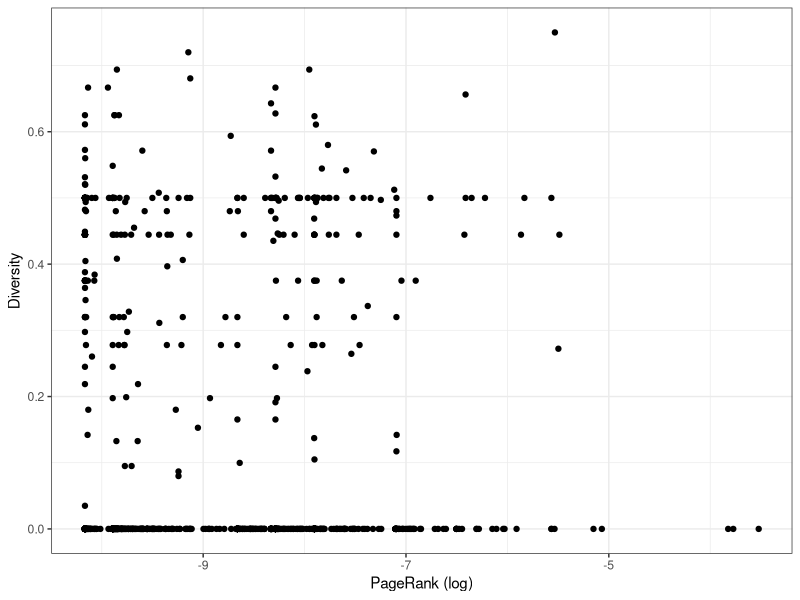
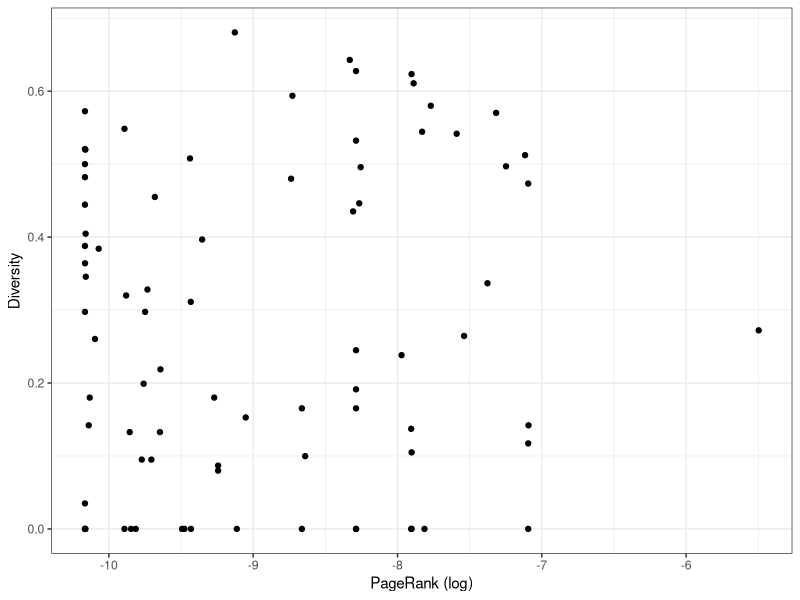
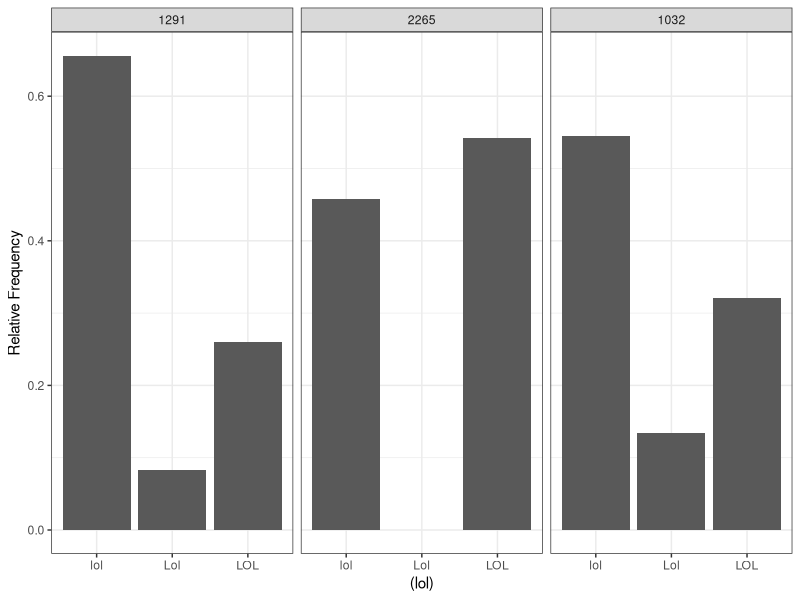
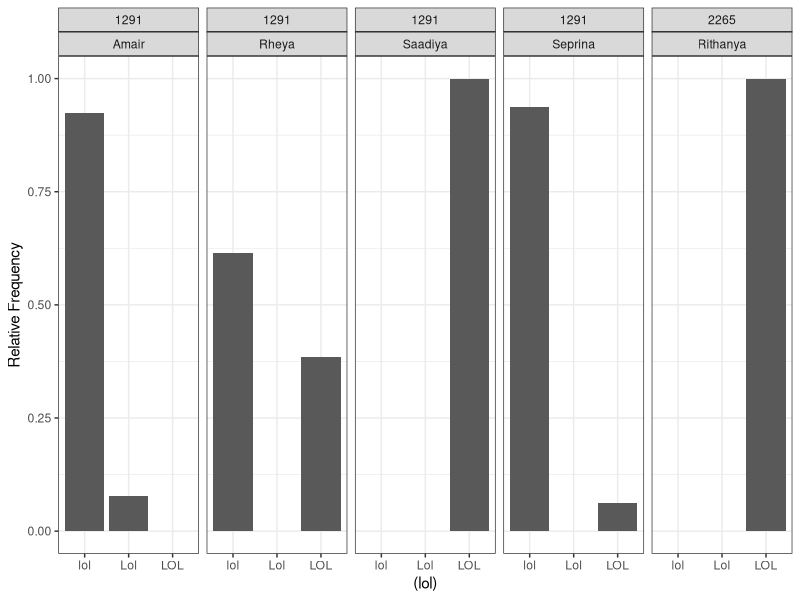
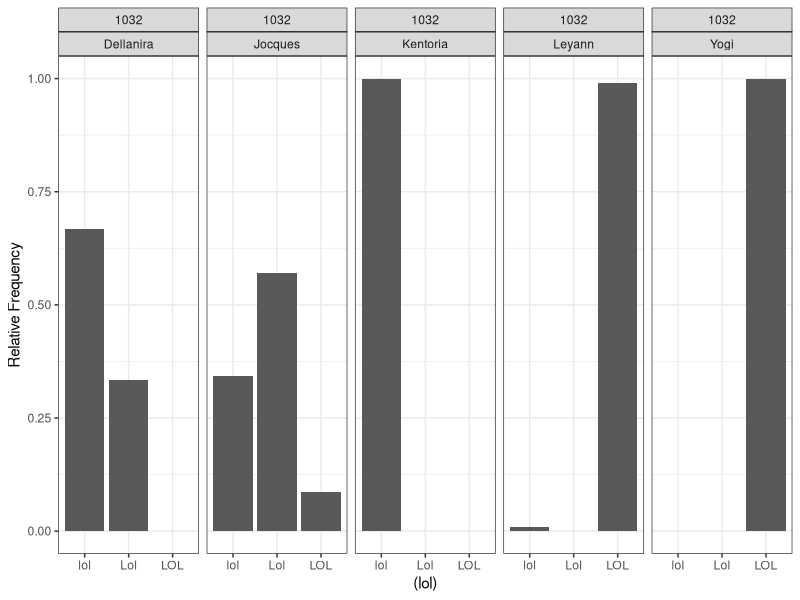
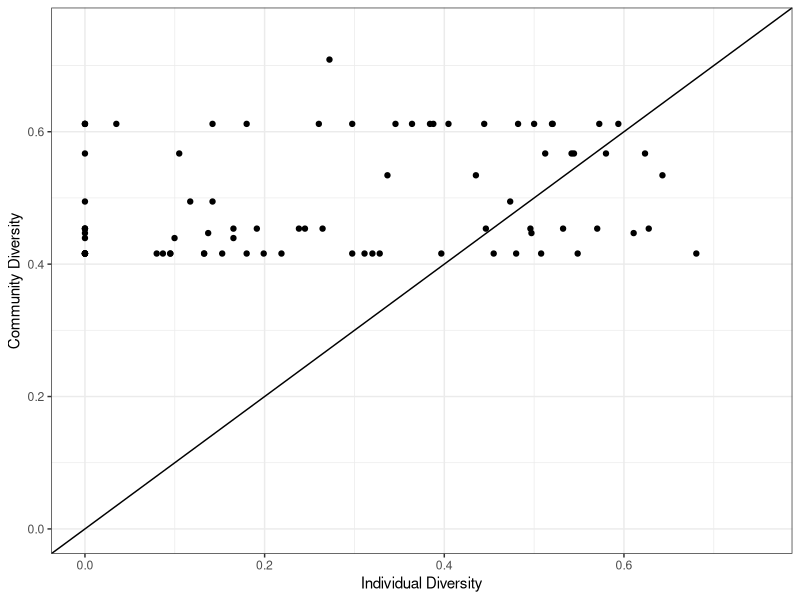

The R source for these figures, in order:
#############################################################
#                                                           #
# This script analyzes Twitter data for variation of the    #
# linguistic variable (lol). Script should be run from the  #
# LaTeX write-up using knitr                                #
#                                                           #
# -Joshua McNeill (joshua dot mcneill at uga dot edu)       #
#                                                           #
#############################################################

## ---- load_packages_functions_data ----
library(knitr)
library(tools)
library(vegan)
library(ggplot2)

# Remove scientific notation
options(scipen = 999)

## Functions
# Get the Simpson's index of diversity for tokens of (lol)
getDiversity <- function(variants){
  divSimpson <- diversity(table(variants), index = "simpson")
  return(divSimpson)
}

# Get Simpson's index of diversity and centrality for each user individually
getDivByCent <- function(df, speaker, variable, centrality){
  diversities <- aggregate(eval(parse(text = paste0(df, "$", variable))),
                           list(eval(parse(text = paste0(df, "$", speaker)))),
                           getDiversity)
  centralities <- aggregate(eval(parse(text = paste0(df, "$", centrality))),
                            list(eval(parse(text = paste0(df, "$", speaker)))),
                            unique)
  divByCent <- merge(centralities, diversities, by = 1)
  colnames(divByCent) <- c(toTitleCase(speaker), toTitleCase(centrality), "Diversity")
  return(divByCent)
}

# Draw a scatter plot comparing Simpon's index of diversity and a centrality measure
graphDivByCent <- function(df, centrality) {
  divByCent <- getDivByCent(df, "utilisateur", "lol", centrality)
  colnames(divByCent) <- c("User", colnames(divByCent)[2:3])
  ggplot(divByCent,
         aes(x = log(eval(parse(text = toTitleCase(centrality)))),
             y = Diversity)) +
    theme_bw() +
    labs(x = paste(toTitleCase(centrality), "(log)")) +
    geom_point()
}

# Draw a bar graph for the distribution of (lol) for a set of users
graphlolDistUsers <- function(df) {
  ggplot(df,
         aes(x = lol)) +
    facet_wrap(. ~ df$communaute + df$utilisateur, ncol = 5) +
    labs(x = "(lol)", y = "Relative Frequency") +
    theme_bw() +
    geom_bar(aes(y = ..count.. / sapply(PANEL, FUN=function(x) sum(count[PANEL == x]))))
}

# Get the mode of a vector
getMode <- function(vector) {
  types <- unique(vector)
  types[which.max(tabulate(match(vector, types)))]
}

## Data
tweets <- read.csv("data/tweetsAnon.csv")
# Subset by orthographic variants of <lol> only
lol <- subset(tweets, grepl("l+(o+|u+|e+|a+w+)l+",
                            lol, perl = TRUE, ignore.case = TRUE))

# Identify active users, producing at least 10 tokens
Active <- data.frame(table(lol$utilisateur) >= 10)
Active$User <- row.names(Active)
usersActive <- Active[Active$table.lol.utilisateur.....10 == TRUE, 2]
rm(Active)
lolActive <- lol[is.element(lol$utilisateur, usersActive),]

# Create a data frame summarizing each community
communitiesModes <- aggregate(lol$lol, list(lol$communaute), getMode)
communitiesDivs <- aggregate(lol$lol, list(lol$communaute), getDiversity)
communitiesSize <- aggregate(lol$utilisateur, list(lol$communaute), unique)
communitiesSize[,3] <- sapply(communitiesSize$x, length)
communitiesModesDivs <- merge(communitiesModes, communitiesDivs, by = 1)
communitiesSummary <- merge(communitiesModesDivs, communitiesSize, by = 1)
rm(list = c("communitiesModes", "communitiesDivs", "communitiesSize", "communitiesModesDivs"))
colnames(communitiesSummary) <- c("Community", "Mode", "Diversity", "Users", "Size")

# Create a data frame summarizing each user
usersCommunities <- aggregate(lol$communaute, list(lol$utilisateur), function(x) head(x, n = 1))
usersModes <- aggregate(lol$lol, list(lol$utilisateur), getMode)
usersDivByCent <- getDivByCent("lol", "utilisateur", "lol", "PageRank")
usersCommsModes <- merge(usersCommunities, usersModes, by = 1)
usersSummary <- merge(usersCommsModes, usersDivByCent, by = 1)
usersSummary$Tokens <- table(lol$utilisateur)
rm(list = c("usersCommunities", "usersModes", "usersDivByCent", "usersCommsModes"))
colnames(usersSummary) <- c("User", "Community", "Mode", "PageRank", "Diversity", "Tokens")
usersSummary <- merge(usersSummary, communitiesSummary[, c("Community", "Diversity")], by = "Community")
colnames(usersSummary) <- c("Community", "User", "Mode", "PageRank", "Diversity", "Tokens", "Diversity_Comm")

# Create a data frame summarizing community 2265
usersSummary2265 <- usersSummary[usersSummary$Community == 2265,]

# Create a data frame summarizing active users, producing at least 10 tokens
usersSummaryActive <- usersSummary[usersSummary$Tokens >= 10,]

# Subset data frame including only communities that users with the 5 highest and
# 5 lowest PageRanks belong to
lolDistComms <- lol[lol$communaute == 2265 |
                    lol$communaute == 1291 |
                    lol$communaute == 1032,]
# Grab only variants of (lol) over 1
variants <- table(lolDistComms$lol)
variantsGT <- names(variants[variants > 5])
variantsLT <- names(variants[variants <= 5])
lolDistComms <- lolDistComms[lolDistComms$lol == "lol" |
                             lolDistComms$lol == "Lol" |
                             lolDistComms$lol == "LOL",]

# Subset data frame including only users with the 5 highest PageRanks
lolDistUsersHigh <- lol[lol$utilisateur == "Rithanya" |
                        lol$utilisateur == "Amair" |
                        lol$utilisateur == "Rheya" |
                        lol$utilisateur == "Saadiya" |
                        lol$utilisateur == "Seprina",]
lolDistUsersHigh <- lolDistUsersHigh[lolDistUsersHigh$lol == "lol" |
                                     lolDistUsersHigh$lol == "Lol" |
                                     lolDistUsersHigh$lol == "LOL",]

# Subset data frame including only users with the 5 lowest PageRanks
lolDistUsersLow <- lol[lol$utilisateur == "Leyann" |
                       lol$utilisateur == "Dellanira" |
                       lol$utilisateur == "Jocques" |
                       lol$utilisateur == "Kentoria" |
                       lol$utilisateur == "Yogi",]
lolDistUsersLow <- lolDistUsersLow[lolDistUsersLow$lol == "lol" |
                                   lolDistUsersLow$lol == "Lol" |
                                   lolDistUsersLow$lol == "LOL",]

## Analysis
## ---- divByPR_graph ----
graphDivByCent("lol", "PageRank")

## ---- divByPR_graph_active ----
graphDivByCent("lolActive", "PageRank")


## ---- lol_dist_comms ----
lolDistComms$communaute_ordered <- factor(lolDistComms$communaute, levels = c("1291", "2265", "1032"))
ggplot(lolDistComms,
       aes(x = lol)) +
  facet_wrap(.~lolDistComms$communaute_ordered, ncol = 3) +
  labs(x = "(lol)", y = "Relative Frequency") +
  theme_bw() +
  geom_bar(aes(y = ..count.. / sapply(PANEL, FUN=function(x) sum(count[PANEL == x]))))

## ---- lol_dist_users_high ----
graphlolDistUsers(lolDistUsersHigh)

## ---- lol_dist_users_low ----
graphlolDistUsers(lolDistUsersLow)

## ---- div_individual_community ----
ggplot(usersSummaryActive,
       aes(x = Diversity,
           y = Diversity_Comm)) +
  scale_x_continuous(limits = c(0, 0.75)) +
  scale_y_continuous(limits = c(0, 0.75)) +
  labs(x = "Individual Diversity", y = "Community Diversity") +
  theme_bw() +
  geom_point() +
  geom_abline(slope = 1, intercept = 0)